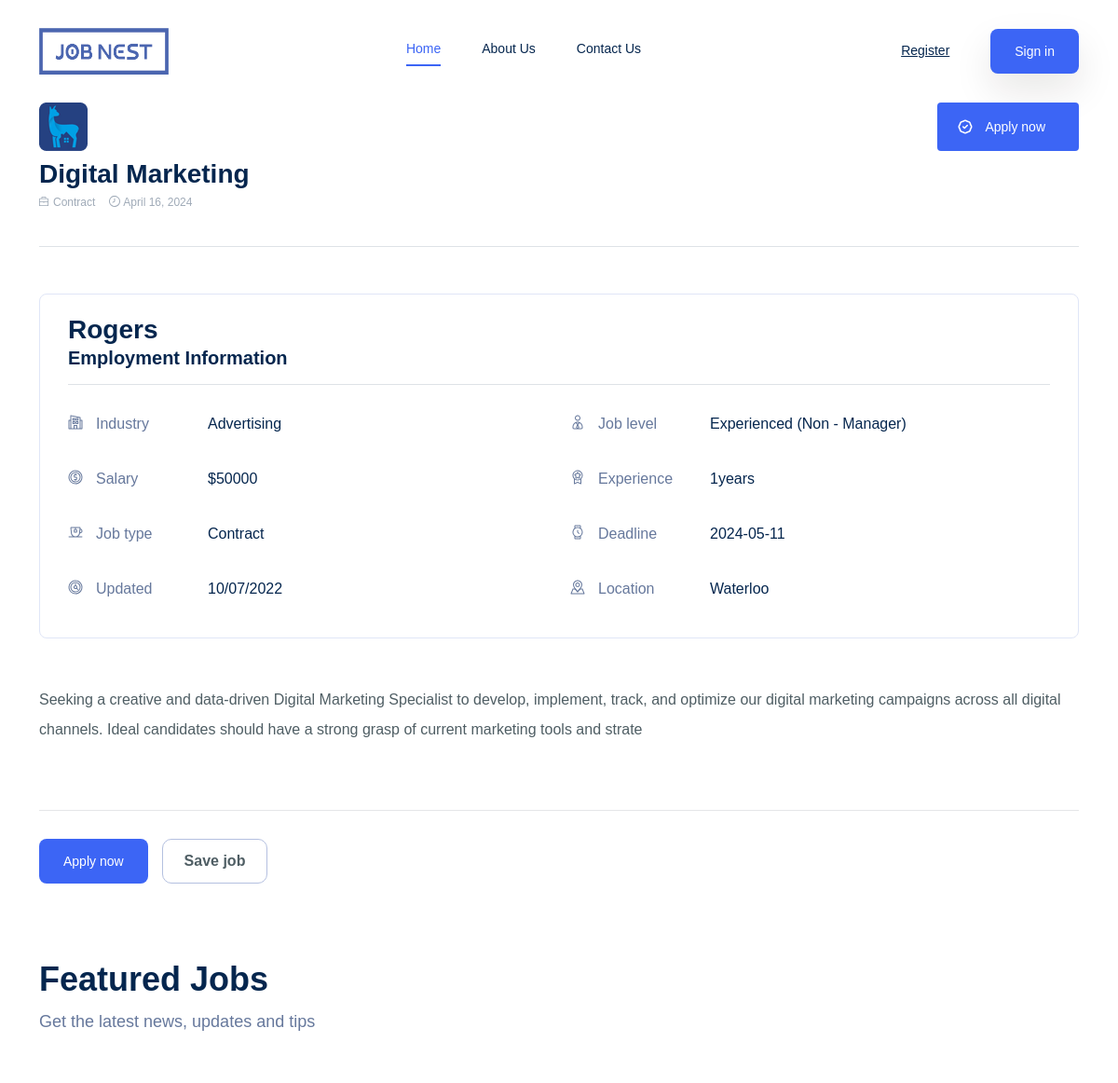
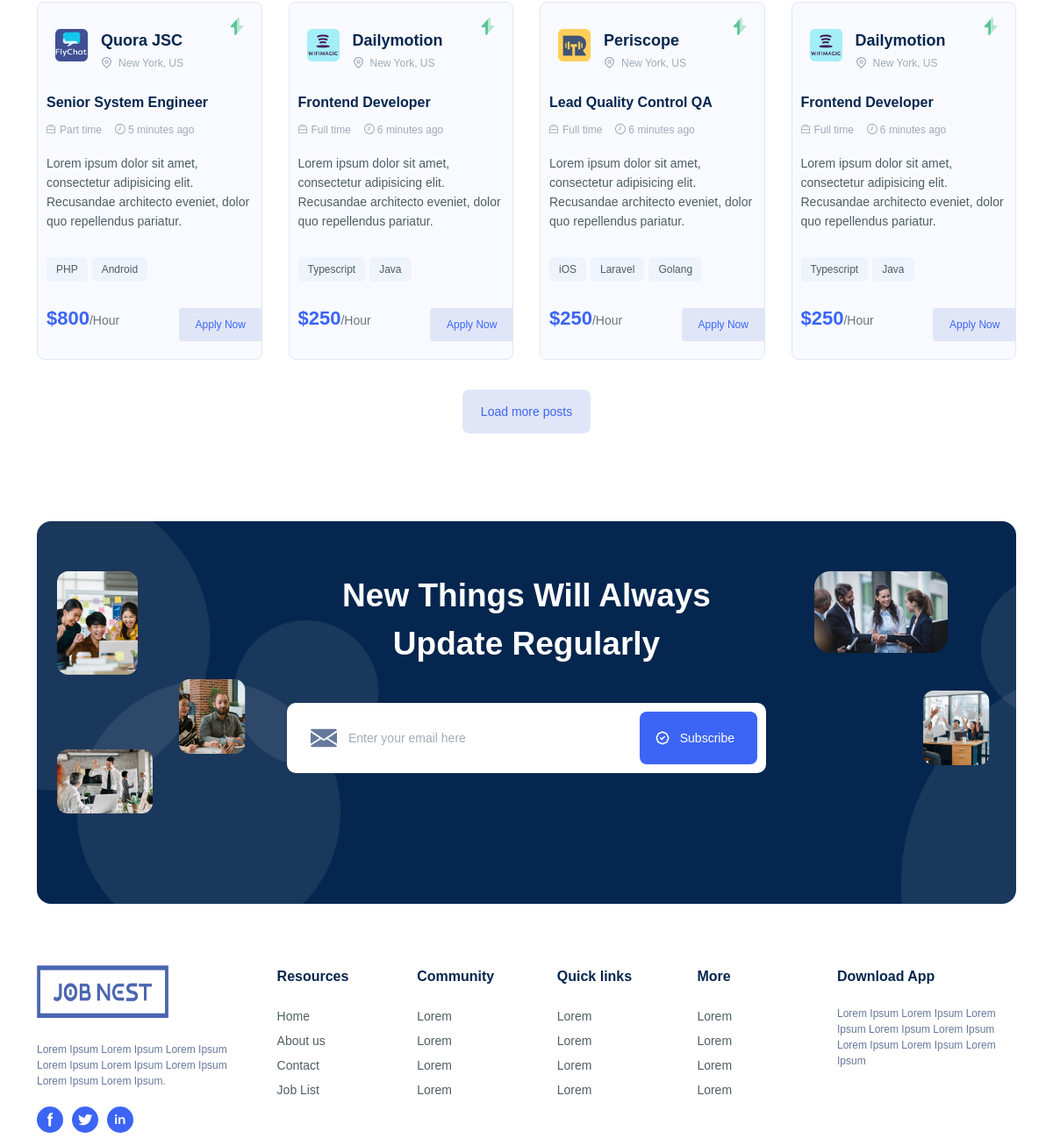
Page /jobdetails.php?job_id=34 on the committed database (2 pictures, top to bottom).
### tables this page shows
CREATE TABLE `tbl_jobs` (
  `Job_id` int(11) NOT NULL,
  `Company` varchar(50) NOT NULL,
  `Logo` varchar(255) NOT NULL,
  `Title` varchar(50) NOT NULL,
  `Description` varchar(250) NOT NULL,
  `Location` varchar(250) NOT NULL,
  `Salary` float NOT NULL,
  `Industry` varchar(50) NOT NULL,
  `Job_type` varchar(50) NOT NULL,
  `Job_level` varchar(50) NOT NULL,
  `Experience` int(11) NOT NULL,
  `Deadline` date NOT NULL,
  `Posted_at` date NOT NULL,
  `User_id` int(11) NOT NULL,
  `Status` int(11) NOT NULL
);

### jobdetails.php (the view, shortened to what this page needs)
<?php
	include ('include/head.php');
	include ('include/header.php');
  $job_id = isset($_GET['job_id']) ? intval($_GET['job_id']) : 0;
$query = "SELECT * FROM tbl_jobs WHERE Job_id = $job_id";
$result = mysqli_query($dbconnection, $query);
if ($result && mysqli_num_rows($result) > 0) {
    $row = mysqli_fetch_assoc($result);
?>
	<main class="main">
      <section class="section-box-2">
        <div class="container">
          <div class="row mt-10">
            <div class="col-lg-8 col-md-12">
            <div class="image-box"><img src="<?php echo $row['Logo']; ?>" alt="<?php echo $row['Company']; ?>"></div>
              <div><h3><?php echo $row['Title']; ?></h3></div>
              <div class="mt-0 mb-15"><span class="card-briefcase"><?php echo $row['Job_type']; ?></span><span class="card-time"><?php echo date("F j, Y", strtotime($row['Posted_at'])); ?></span></div>
            </div>
            <div class="col-lg-4 col-md-12 text-lg-end">
              <div class="btn btn-apply-icon btn-apply btn-apply-big hover-up" data-bs-toggle="modal" data-bs-target="applunow.php">Apply now</div>
            </div>
          </div>
          <div class="border-bottom pt-10 pb-10"></div>
        </div>
      </section>
      <section class="section-box mt-50">
        <div class="container">
          <div class="row">
            <div class="col-lg-12 col-md-12 col-sm-12 col-12">
              <div class="job-overview">
              <h3><?php echo $row['Company']; ?></h3>
                <h5 class="border-bottom pb-15 mb-30">Employment Information</h5>
                <div class="row">
                  <div class="col-md-6 d-flex">
                    <div class="sidebar-icon-item"><img src="dist/images/job-single/industry.svg" alt="jobnest"></div>
                    <div class="sidebar-text-info ml-10"><span class="text-description industry-icon mb-10">Industry</span><strong class="small-heading"><?php echo $row['Industry']; ?></strong></div>
                  </div>
                  <div class="col-md-6 d-flex mt-sm-15">
                    <div class="sidebar-icon-item"><img src="dist/images/job-single/job-level.svg" alt="jobnest"></div>
                    <div class="sidebar-text-info ml-10"><span class="text-description joblevel-icon mb-10">Job level</span><strong class="small-heading">Experienced (Non - Manager)</strong></div>
                  </div>
                </div>
                <div class="row mt-25">
                  <div class="col-md-6 d-flex mt-sm-15">
                    <div class="sidebar-icon-item"><img src="dist/images/job-single/salary.svg" alt="jobnest"></div>
                    <div class="sidebar-text-info ml-10"><span class="text-description salary-icon mb-10">Salary</span><strong class="small-heading">$<?php echo $row['Salary']; ?></strong></div>
                  </div>
                  <div class="col-md-6 d-flex">
                    <div class="sidebar-icon-item"><img src="dist/images/job-single/experience.svg" alt="jobnest"></div>
                    <div class="sidebar-text-info ml-10"><span class="text-description experience-icon mb-10">Experience</span><strong class="small-heading"><?php echo $row['Experience']; ?>years</strong></div>
                  </div>
                </div>
                <div class="row mt-25">
                  <div class="col-md-6 d-flex mt-sm-15">
                    <div class="sidebar-icon-item"><img src="dist/images/job-single/job-type.svg" alt="jobnest"></div>
                    <div class="sidebar-text-info ml-10"><span class="text-description jobtype-icon mb-10">Job type</span><strong class="small-heading"><?php echo $row['Job_type'];?></strong></div>
                  </div>
                  <div class="col-md-6 d-flex mt-sm-15">
                    <div class="sidebar-icon-item"><img src="dist/images/job-single/deadline.svg" alt="jobnest"></div>
                    <div class="sidebar-text-info ml-10"><span class="text-description mb-10">Deadline</span><strong class="small-heading"><?php echo $row['Deadline'];?></strong></div>
                  </div>
                </div>
                <div class="row mt-25">
                  <div class="col-md-6 d-flex mt-sm-15">
                    <div class="sidebar-icon-item"><img src="dist/images/job-single/updated.svg" alt="jobnest"></div>
                    <div class="sidebar-text-info ml-10"><span class="text-description jobtype-icon mb-10">Updated</span><strong class="small-heading">10/07/2022</strong></div>
                  </div>
                  <div class="col-md-6 d-flex mt-sm-15">
                    <div class="sidebar-icon-item"><img src="dist/images/job-single/location.svg" alt="jobnest"></div>
                    <div class="sidebar-text-info ml-10"><span class="text-description mb-10">Location</span><strong class="small-heading"><?php echo $row['Location']; ?></strong></div>
                  </div>
                </div>
              </div>
              <div class="content-single">
                <p><?php echo $row['Description']; ?></p>
              </div>
              <div class="single-apply-jobs">
                <div class="row align-items-center">
                  <div class="col-md-5"><a class="btn btn-default mr-15" href="applynow.php?job_id=<?php echo $row['Job_id']; ?>">Apply now</a><a class="btn btn-border" href="#">Save job</a></div>
                </div>
              </div>
            </div>
          </div>
        </div>
      </section>
      <section class="section-box mt-50 mb-50">
        <div class="container">
          <div class="text-left">
            <h2 class="section-title mb-10 wow animate__animated animate__fadeInUp">Featured Jobs</h2>
            <p class="font-lg color-text-paragraph-2 wow animate__animated animate__fadeInUp">Get the latest news, updates and tips</p>
          </div>
          <div class="mt-50">
            <div class="box-swiper style-nav-top">
              <div class="swiper-container swiper-group-4 swiper">
                <div class="swiper-wrapper pb-10 pt-5">
                  <div class="swiper-slide">
                    <div class="card-grid-2 hover-up">
                      <div class="card-grid-2-image-left"><span class="flash"></span>
                        <div class="image-box"><img src="dist/images/brands/brand-6.png" alt="jobnest"></div>
                        <div class="right-info"><a class='name-job' href='company-details.html'>Quora JSC</a><span class="location-small">New York, US</span></div>
                      </div>
                      <div class="card-block-info">
                        <h6><a href='job-details.html'>Senior System Engineer</a></h6>
                        <div class="mt-5"><span class="card-briefcase">Part time</span><span class="card-time">5<span> minutes ago</span></span></div>
                        <p class="font-sm color-text-paragraph mt-15">Lorem ipsum dolor sit amet, consectetur adipisicing elit. Recusandae architecto eveniet, dolor quo repellendus pariatur.</p>
                        <div class="mt-30"><a class='btn btn-grey-small mr-5' href='job-details.html'>PHP</a><a class='btn btn-grey-small mr-5' href='job-details.html'>Android    </a>
                        </div>
                        <div class="card-2-bottom mt-30">
                          <div class="row">
                            <div class="col-lg-7 col-7"><span class="card-text-price">$800</span><span class="text-muted">/Hour</span></div>
                            <div class="col-lg-5 col-5 text-end">
                              <div class="btn btn-apply-now" data-bs-toggle="modal" data-bs-target="#ModalApplyJobForm">Apply now</div>
                            </div>
                          </div>
                        </div>
                      </div>
                    </div>
                  </div>
                  <div class="swiper-slide">
                    <div class="card-grid-2 hover-up">
                      <div class="card-grid-2-image-left"><span class="flash"></span>
                        <div class="image-box"><img src="dist/images/brands/brand-4.png" alt="jobnest"></div>
                        <div class="right-info"><a class='name-job' href='company-details.html'>Dailymotion</a><span class="location-small">New York, US</span></div>
                      </div>
                      <div class="card-block-info">
                        <h6><a href='job-details.html'>Frontend Developer</a></h6>
                        <div class="mt-5"><span class="card-briefcase">Full time</span><span class="card-time">6<span> minutes ago</span></span></div>
                        <p class="font-sm color-text-paragraph mt-15">Lorem ipsum dolor sit amet, consectetur adipisicing elit. Recusandae architecto eveniet, dolor quo repellendus pariatur.</p>
                        <div class="mt-30"><a class='btn btn-grey-small mr-5' href='jobs-grid.html'>Typescript</a><a class='btn btn-grey-small mr-5' href='jobs-grid.html'>Java</a>
                        </div>
                        <div class="card-2-bottom mt-30">
                          <div class="row">
                            <div class="col-lg-7 col-7"><span class="card-text-price">$250</span><span class="text-muted">/Hour</span></div>
                            <div class="col-lg-5 col-5 text-end">
                              <div class="btn btn-apply-now" data-bs-toggle="modal" data-bs-target="#ModalApplyJobForm">Apply now</div>
                            </div>
                          </div>
                        </div>
                      </div>
                    </div>
                  </div>
                  <div class="swiper-slide">
                    <div class="card-grid-2 hover-up">
                      <div class="card-grid-2-image-left"><span class="flash"></span>
                        <div class="image-box"><img src="dist/images/brands/brand-8.png" alt="jobnest"></div>
                        <div class="right-info"><a class='name-job' href='company-details.html'>Periscope</a><span class="location-small">New York, US</span></div>
                      </div>
                      <div class="card-block-info">
                        <h6><a href='job-details.html'>Lead Quality Control QA</a></h6>
                        <div class="mt-5"><span class="card-briefcase">Full time</span><span class="card-time">6<span> minutes ago</span></span></div>
                        <p class="font-sm color-text-paragraph mt-15">Lorem ipsum dolor sit amet, consectetur adipisicing elit. Recusandae architecto eveniet, dolor quo repellendus pariatur.</p>
                        <div class="mt-30"><a class='btn btn-grey-small mr-5' href='job-details.html'>iOS</a><a class='btn btn-grey-small mr-5' href='job-details.html'>Laravel</a><a class='btn btn-grey-small mr-5' href='job-details.html'>Golang</a>
                        </div>
                        <div class="card-2-bottom mt-30">
                          <div class="row">
                            <div class="col-lg-7 col-7"><span class="card-text-price">$250</span><span class="text-muted">/Hour</span></div>
                            <div class="col-lg-5 col-5 text-end">
                              <div class="btn btn-apply-now" data-bs-toggle="modal" data-bs-target="#ModalApplyJobForm">Apply now</div>
                            </div>
                          </div>
                        </div>
                      </div>
                    </div>
                  </div>
                  <div class="swiper-slide">
                    <div class="card-grid-2 hover-up">
                      <div class="card-grid-2-image-left"><span class="flash"></span>
                        <div class="image-box"><img src="dist/images/brands/brand-4.png" alt="jobnest"></div>
                        <div class="right-info"><a class='name-job' href='company-details.html'>Dailymotion</a><span class="location-small">New York, US</span></div>
                      </div>
                      <div class="card-block-info">
                        <h6><a href='job-details.html'>Frontend Developer</a></h6>
                        <div class="mt-5"><span class="card-briefcase">Full time</span><span class="card-time">6<span> minutes ago</span></span></div>
                        <p class="font-sm color-text-paragraph mt-15">Lorem ipsum dolor sit amet, consectetur adipisicing elit. Recusandae architecto eveniet, dolor quo repellendus pariatur.</p>
                        <div class="mt-30"><a class='btn btn-grey-small mr-5' href='jobs-grid.html'>Typescript</a><a class='btn btn-grey-small mr-5' href='jobs-grid.html'>Java</a>
                        </div>
                        <div class="card-2-bottom mt-30">
                          <div class="row">
                            <div class="col-lg-7 col-7"><span class="card-text-price">$250</span><span class="text-muted">/Hour</span></div>
                            <div class="col-lg-5 col-5 text-end">
                              <div class="btn btn-apply-now" data-bs-toggle="modal" data-bs-target="#ModalApplyJobForm">Apply now</div>
                            </div>
                          </div>
                        </div>
                      </div>
                    </div>
                  </div>
                </div>
              </div>
            </div>
            <div class="text-center"><a class="btn btn-grey" href="joblist.php">Load more posts</a></div>
          </div>
        </div>
      </section>
      <section class="section-box mt-50 mb-20">
        <div class="container">
          <div class="box-newsletter">
            <div class="row">
              <div class="col-xl-3 col-12 text-center d-none d-xl-block"><img src="dist/images/about/newsletter-left.png" alt="jobnest"></div>
              <div class="col-lg-12 col-xl-6 col-12">
                <h2 class="text-md-newsletter text-center">New Things Will Always<br> Update Regularly</h2>
                <div class="box-form-newsletter mt-40">
                  <form class="form-newsletter">
                    <input class="input-newsletter" type="text" value="" placeholder="Enter your email here">
                    <button class="btn btn-default font-heading icon-send-letter">Subscribe</button>
                  </form>
                </div>
              </div>
              <div class="col-xl-3 col-12 text-center d-none d-xl-block"><img src="dist/images/about/newsletter-right.png" alt="jobnest"></div>
            </div>
          </div>
        </div>
      </section>
    </main>
<?php
  } else {
    echo '<p>Job details not found.</p>';
  }
		include ('include/footer.php');
	?>
	</body>
</html>

### rows in the picture
tbl_jobs: Logo (picture), Title "Digital Marketing", Job_type "Contract", Posted_at "April 16, 2024", Company "Rogers", Industry "Advertising", Salary "50000", Experience "1", Deadline "2024-05-11", Location "Waterloo", Description "Seeking a creative and data-driven Digital Marketing Specialist to develop, implement, track, and optimize our digital marketing campaigns across all digital channels. Ideal candidates should have a strong grasp of current marketing tools and strate"
